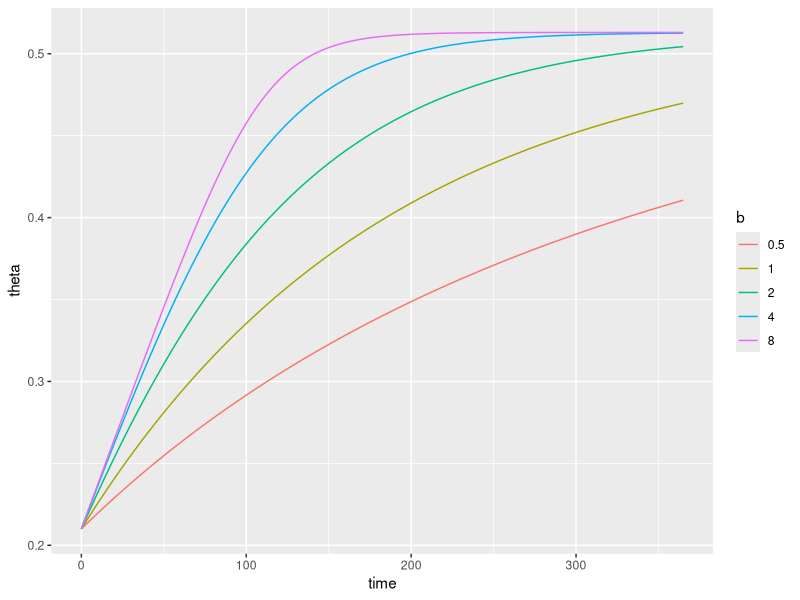
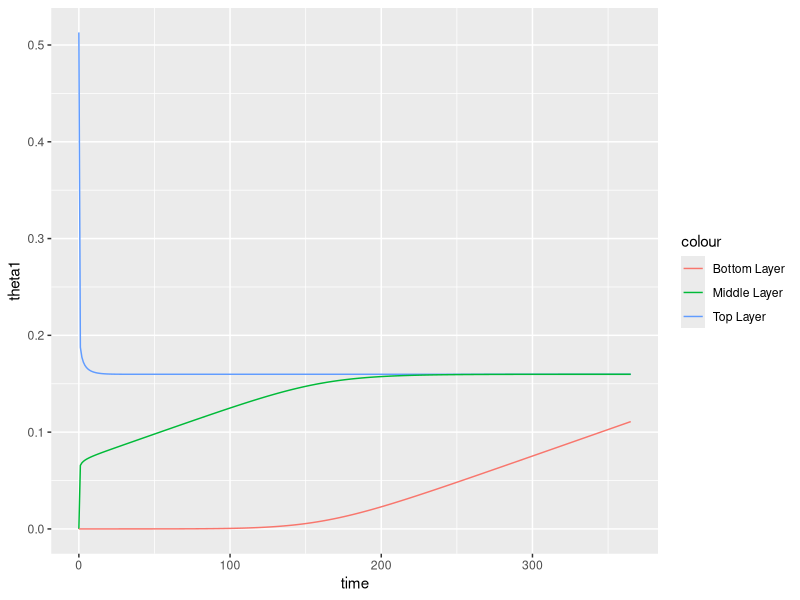
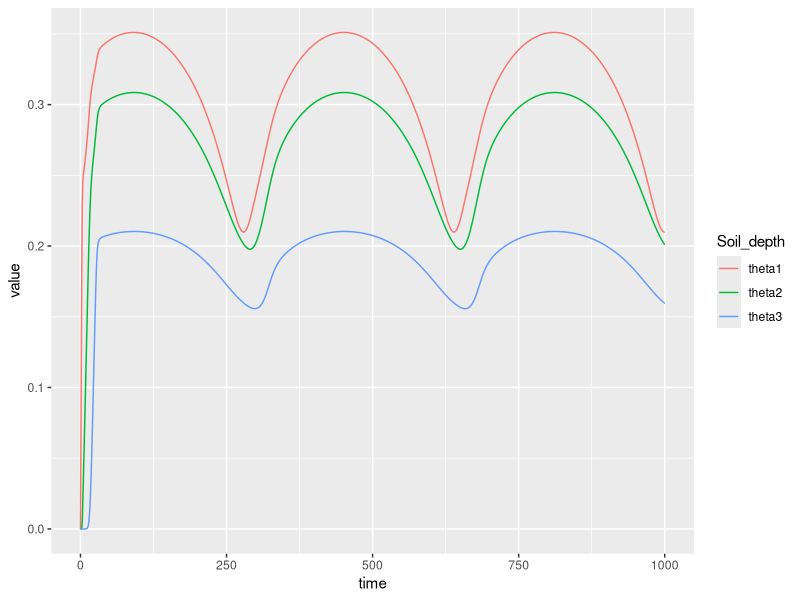
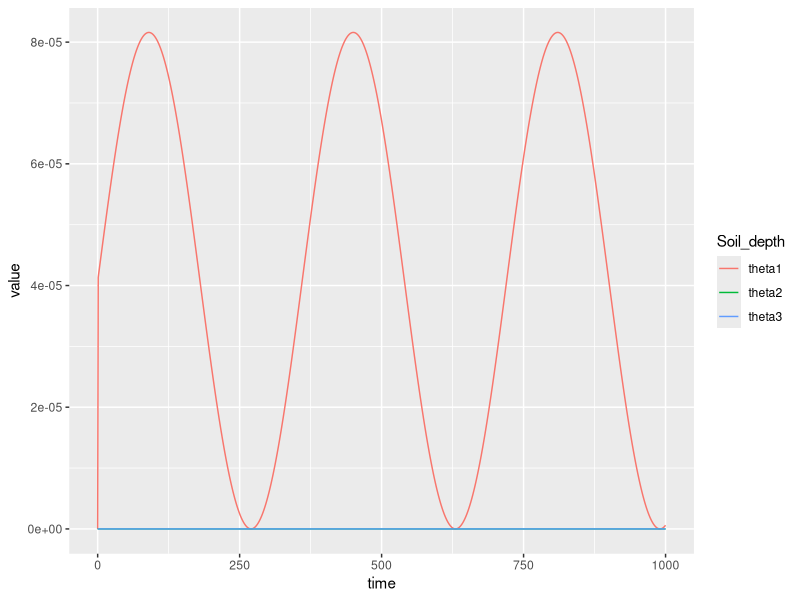
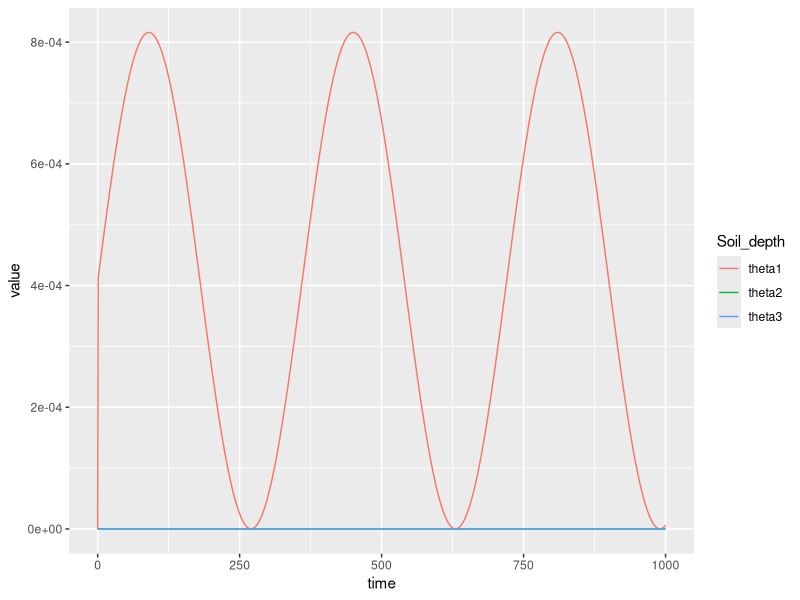
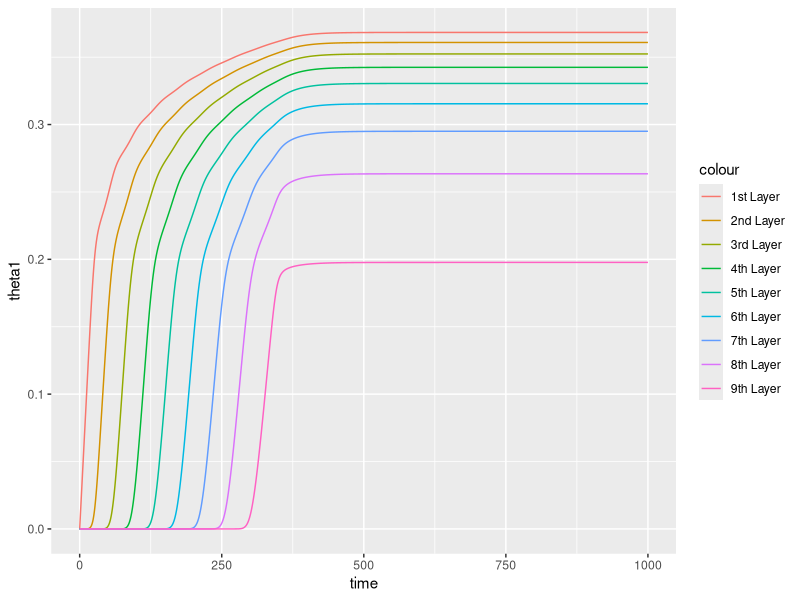
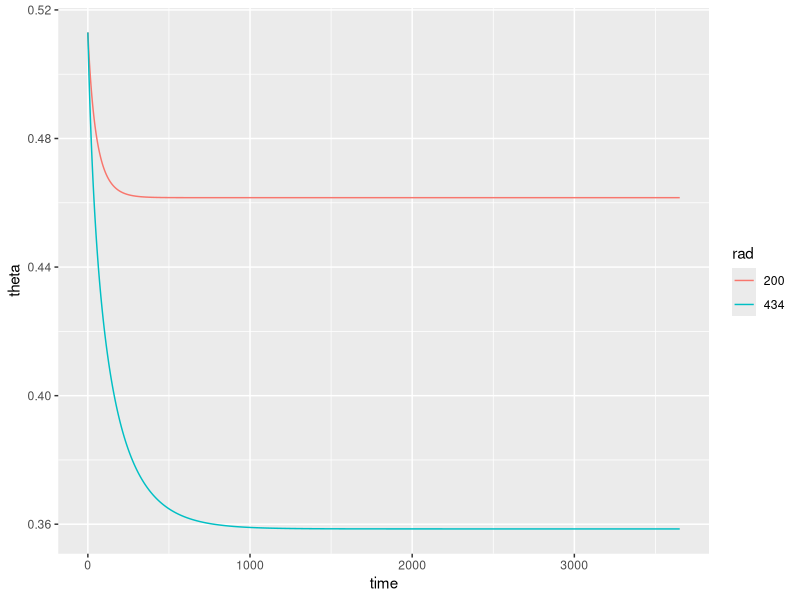
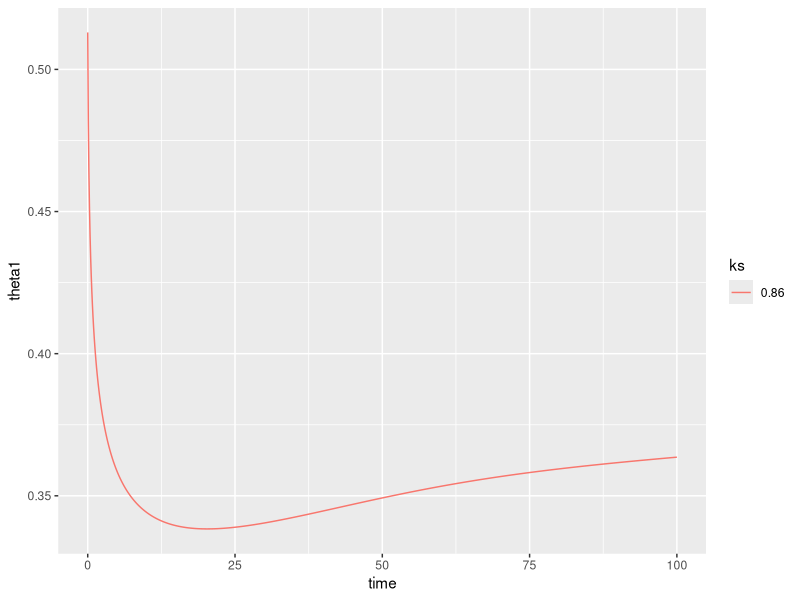

Recreate these plots in R, in order.
## ---- chunk 1
knitr::opts_chunk$set(echo = TRUE)
## ---- chunk 2
library(tidyverse)
library(deSolve)
## ---- chunk 3
# Timestep
t <- seq(0,365, by = 1)

# Variables
theta_init <- c(theta=0.210)

# Model parameters
params <- 
  expand_grid(theta_sat = 0.513, 
            R  = 1000/365,
            b = c(1, 0.5, 2, 4, 8),
            z = 1000) %>%
        split(., .$b)

# Rates of change
theta_rates <- function(t, theta, params) {
  with(as.list(c(theta, params)), {
    
    dtheta_dt = (R*(1-(theta/theta_sat)^b))/z

    return(list(c(dtheta_dt)))
  })
}
## ---- chunk 4

logistic_solution <-
  map_dfr(
    params,
    ~ode(
    y = theta_init,
    times = t,
    func = theta_rates,
    parms = .x) %>%
  as.data.frame(), .id = "b")
## ---- chunk 5

logistic_solution %>% 
  ggplot(aes(time, theta, col=b)) +
  geom_line()

## ---- chunk 6
# Timestep
t <- seq(0,365, by = 1)

# Variables
theta_init <- c(theta1=0.513, theta2=0, theta3=0)

# Model parameters for silty loam (Landsberg)
params <- 
  expand_grid(theta_sat = 0.513, 
    R  = 1/365,
    #convert to day
    ksat = c(12.2*24),
    nk = 11.9
    ) %>%
        split(., .$ksat)

# Rates of change
theta_rates <- function(t, theta, params) {
  with(as.list(c(theta, params)), {
    dtheta1_dt = R - (ksat * (theta1/theta_sat)^nk)/0.1
    dtheta2_dt = ((ksat * (theta1/theta_sat)^nk) - (ksat * (theta2/theta_sat)^nk))/0.5
    dtheta3_dt = ((ksat * (theta2/theta_sat)^nk))/0.5
    return(list(c(dtheta1_dt,dtheta2_dt,dtheta3_dt)))
  })
}

## ---- chunk 7

logistic_solution <-
  map_dfr(
    params,
    ~ode(
    y = theta_init,
    times = t,
    func = theta_rates,
    parms = .x) %>%
  as.data.frame(), .id = "ks")
## ---- chunk 8

logistic_solution %>% 
 ggplot(aes(time)) + 
  geom_line(aes(y = theta1, col="Top Layer")) + 
  geom_line(aes(y = theta2, col="Middle Layer")) +
  geom_line(aes(y = theta3, col="Bottom Layer"))


## ---- chunk 9
# Timestep
t <- seq(0,1000, by = 0.1)

# Variables
theta_init <- c(theta11=0, theta22=0, theta33=0, theta44=0)



# Model parameters for silty loam (Landsberg)
params <- list(
  c(
    R=3/365,
    dsat = 1.4,
    nd = 6.5,
    theta_sat = c(0.482),
    b=8,
    amp=0,
    I_constant=1,
    sine_height=1,
    frequency=180,
    ksat=292.8,
    nk=11.9
    ))


# Rates of change
theta_rates1 <- function(t, theta_init, params) {
  with(as.list(c(theta_init, params)), {
    dtheta1_dt=R-(-dsat*(theta11/theta_sat)^nd)*((theta22-theta11)/0.50)
    dtheta2_dt=(-dsat*(theta11/theta_sat)^nd)*((theta22-theta11)/0.50)-(-dsat*(theta22/theta_sat)^nd)*((theta33-theta22)/0.50)
    dtheta3_dt=(-dsat*(theta22/theta_sat)^nd)*((theta33-theta22)/0.50)-((ksat)*(theta33/theta_sat)^nk)
    dtheta4_dt=((ksat)*(theta33/theta_sat)^nk)
    
    return(list(c(dtheta1_dt,dtheta2_dt,dtheta3_dt,dtheta4_dt)))
  })
}
## ---- chunk 10

logistic_solution1 <-
  map_dfr(
    params,
    ~ode(
    y = theta_init,
    times = t,
    func = theta_rates1,
    parms = .x) %>%
  as.data.frame())
## ---- chunk 11
#set time period and time step
t <- seq(0,1000, by = 1)

#how many soil depths should be monitored
n=3

#set depth of points, can be customised. N-1 in this case accounts for one customsied point, all others are the same
standard_depth = 0.5
z <- c(0.10, rep(standard_depth, n-1))

i=1

#set vector to collect gradients 
dtheta_dt <- vector(length = n)

#set initial soil moisture content for each layer (boundary z[i] - z[i-1]) as well as the amount of water lost to deep drainage and runoff and the total amount of rainfall falling in period for sanity check, particulary important for when inclduing temporal variation
theta_init <- c(theta=rep(0, n), runoff = 0, deep_drainage=0, cumulative_rain=0)

#set parameter values
params <- list(
  c(
    R=3/365,
    dsat = 1.4,
    nd = 6.5,
    theta_sat = 0.482,
    b=8,
    ksat=292.8,
    nk=11.9,
    amp=1,
    sine_height=1,
    frequency=180,
    I_constant = 1
    ))
#soil moisture drainage model

theta_rates <- function(t, theta, params) {
  with(as.list(c(theta, params)), {
    
    I = (1-I_constant*(theta[i]/theta_sat)^b)
    S = amp*sin(t/frequency*pi)+sine_height
    

    for(i in 1:n){
    
    #top layer. Non-infiltrating rainfall is stored in runoff, but leaves the plant-accessible water budget forever. 
      if(i == 1) {
    inflow = R*S*I/z[i]
    runoff = (R*S)*(1-I)
    outflow = (-dsat*(theta[i]/theta_sat)^nd)*((theta[i+1]-theta[i])/z[i+1])/z[i]
  
      }
    
    #middle layers  
      if(!i %in% c(1, n)) {
     inflow = (-dsat*(theta[i-1]/theta_sat)^nd)*((theta[i]-theta[i-1])/z[i])/z[i]
     outflow= (-dsat*(theta[i]/theta_sat)^nd)*((theta[i+1]-theta[i])/z[i+1])/z[i]
      }
      
    # last layer - water that outflows from this layer is gone forever. Values are stored in deep_drainage.
      if(i == (n)) {
    inflow = (-dsat*(theta[i-1]/theta_sat)^nd)*((theta[i]-theta[i-1])/z[i])/z[i]
    outflow = ((ksat)*(theta[i]/theta_sat)^nk)/z[i]
    deep_drainage = ((ksat)*(theta[i]/theta_sat)^nk)
      }
    
      
    dtheta_dt[i] = inflow - outflow
    runoff = runoff
    deep_drainage = deep_drainage
    cumulative_rain = R*S
    }
    
    return(list(c(dtheta_dt, runoff, deep_drainage, cumulative_rain)))
  })
}



## ---- chunk 12

logistic_solution <-
  map_dfr(
    params,
    ~ode(
    y = theta_init,
    times = t,
    func = theta_rates,
    parms = .x) %>%
  as.data.frame())
## ---- chunk 13

logistic_solution %>%
  select(time, contains("theta")) %>%
  pivot_longer(., contains("theta")) %>%
  rename(Soil_depth = name) %>%
  ggplot(aes(time)) +
  geom_line(aes(y=value, col=Soil_depth))
 
## ---- chunk 14
#set time period and time step
t <- seq(0,1000, by = 1)

#how many soil depths should be monitored
n=3

#set depth of points, can be customised. N-1 in this case accounts for one customsied point, all others are the same
standard_depth = 0.5
z <- c(0.10, rep(standard_depth, n-1))

#set vector to collect gradients 
dtheta_dt <- vector(length = n)

#set initial soil moisture content for each layer (boundary z[i] - z[i-1]) as well as the amount of water lost to deep drainage and runoff and the total amount of rainfall falling in period for sanity check, particulary important for when inclduing temporal variation
theta_init <- c(theta=rep(0, n), runoff = 0, deep_drainage=0, cumulative_rain=0, evaporation = 0)

#set parameter values
params <- list(
  c(
    R=1/365,
    dsat = 1.4,
    nd = 6.5,
    theta_sat = 0.482,
    b=8,
    ksat=0,
    nk=11.9,
    amp=1,
    sine_height=1,
    frequency=180,
    I_constant = 1,
    b = 8,
    gcmax=0.0025,
    gb=0.01,
    vpd=900,
    p = 1.204,
    cpa = 1004, 
    y=66.1, 
    air_temp=25,
    rad = 200,
    L = 2.45*10^6
    ))
#soil moisture drainage model

theta_rates <- function(t, theta, params) {
  with(as.list(c(theta, params)), {
    
    S = amp*sin(t/frequency*pi)+sine_height
    slope_sat_vap_curve = 4098*(0.6108*exp((17.27*air_temp)/(air_temp+237.3)))/(air_temp+237.3)^2 *1000


    for(i in 1:n){
    
    #top layer. Non-infiltrating rainfall is stored in runoff, but leaves the plant-accessible water budget forever. 
      if(i == 1) {
    E_s_num = slope_sat_vap_curve *rad + gb*p*cpa*vpd
    E_s_den = slope_sat_vap_curve + y*(1+gb/(gcmax*(theta[i]/theta_sat)))
    E_s=E_s_num/E_s_den*(1/L)*12*60*60    
        
    I = (1-I_constant*(theta[i]/theta_sat)^b)
    inflow = R*S*I - E_s
    runoff = (R*S)*(1-I)
    outflow = (-dsat*(theta[i]/theta_sat)^nd)*((theta[i+1]-theta[i])/z[i+1])
  
      }
    
    #middle layers  
      if(!i %in% c(1, n)) {
     inflow = (-dsat*(theta[i-1]/theta_sat)^nd)*((theta[i]-theta[i-1])/z[i])
     outflow= (-dsat*(theta[i]/theta_sat)^nd)*((theta[i+1]-theta[i])/z[i+1])
      }
      
    # last layer - water that outflows from this layer is gone forever. Values are stored in deep_drainage.
      if(i == (n)) {
    inflow = (-dsat*(theta[i-1]/theta_sat)^nd)*((theta[i]-theta[i-1])/z[i])
    outflow = ((ksat)*(theta[i]/theta_sat)^nk)
    deep_drainage = ((ksat)*(theta[i]/theta_sat)^nk)
      }
    
      
    dtheta_dt[i] = (inflow - outflow)
    runoff = runoff
    deep_drainage = deep_drainage
    cumulative_rain = R*S
    evaporation = E_s
    }
    
    return(list(c(dtheta_dt, runoff, deep_drainage, cumulative_rain, evaporation)))
  })
}



## ---- chunk 15

logistic_solution <-
  map_dfr(
    params,
    ~ode(
    y = theta_init,
    times = t,
    func = theta_rates,
    parms = .x) %>%
  as.data.frame())
## ---- chunk 16

logistic_solution %>%
  mutate_at(.vars = c("theta1"), ~.*z[1]) %>%
  mutate_at(.vars = c("theta2"), ~.*z[2]) %>%
  mutate_at(.vars = c("theta3"), ~.*z[3]) %>%
  select(time, contains("theta")) %>%
  pivot_longer(., contains("theta")) %>%
  rename(Soil_depth = name) %>%
  ggplot(aes(time)) +
  geom_line(aes(y=value, col=Soil_depth))

logistic_solution %>%
  select(time, contains("theta")) %>%
  pivot_longer(., contains("theta")) %>%
  rename(Soil_depth = name) %>%
  ggplot(aes(time)) +
  geom_line(aes(y=value, col=Soil_depth))
 
## ---- chunk 17
#ignore below for now


# Timestep
t <- seq(0,1000, by = 0.1)

# Variables
theta_init <- c(theta1=0, theta2=0, theta3=0, theta4=0, theta5=0, theta6=0, theta7=0, theta8=0, theta9=0, theta10=0, runoff = 0)


# Model parameters for silty loam (Landsberg)
params <- list(
  c(
    R=3/365,
    dsat = 1.4,
    nd = 6.5,
    theta_sat = c(0.482),
    b=8,
    I_constant=1,
    amp=0,
    sine_height=1,
    frequency=180,
    ksat=292.8,
    nk=11.9))

# Rates of change
theta_rates <- function(t, theta_init, params) {
  with(as.list(c(theta_init, params)), {
    I = (1-(theta1/theta_sat)^b)
    S = amp*sin(t/frequency*pi)+sine_height
    dtheta1_dt=R*S*I-(-dsat*(theta1/theta_sat)^nd)*((theta2-theta1)/0.25)
    dtheta2_dt=((-dsat*(theta1/theta_sat)^nd)*((theta2-theta1)/0.25)-(-dsat*(theta2/theta_sat)^nd)*((theta3-theta2)/0.25))
    dtheta3_dt=((-dsat*(theta2/theta_sat)^nd)*((theta3-theta2)/0.25)-(-dsat*(theta3/theta_sat)^nd)*((theta4-theta3)/0.25))
    dtheta4_dt=((-dsat*(theta3/theta_sat)^nd)*((theta4-theta3)/0.25)-(-dsat*(theta4/theta_sat)^nd)*((theta5-theta4)/0.25))
    dtheta5_dt=((-dsat*(theta4/theta_sat)^nd)*((theta5-theta4)/0.25)-(-dsat*(theta5/theta_sat)^nd)*((theta6-theta5)/0.25))
    dtheta6_dt=((-dsat*(theta5/theta_sat)^nd)*((theta6-theta5)/0.25)-(-dsat*(theta6/theta_sat)^nd)*((theta7-theta6)/0.25))
    dtheta7_dt=((-dsat*(theta6/theta_sat)^nd)*((theta7-theta6)/0.25)-(-dsat*(theta7/theta_sat)^nd)*((theta8-theta7)/0.25))
    dtheta8_dt=((-dsat*(theta7/theta_sat)^nd)*((theta8-theta7)/0.25)-(-dsat*(theta8/theta_sat)^nd)*((theta9-theta8)/0.25))
    dtheta9_dt=((-dsat*(theta8/theta_sat)^nd)*((theta9-theta8)/0.25))-((ksat)*(theta9/theta_sat)^nk)
    dtheta10_dt= ((ksat)*(theta9/theta_sat)^nk)
    # ((12.2*24)*(theta9/theta_sat)^11.9)
    runoff = R*S*(1-I)


    return(list(c(dtheta1_dt,dtheta2_dt, dtheta3_dt,dtheta4_dt,dtheta5_dt,dtheta6_dt,dtheta7_dt,dtheta8_dt,dtheta9_dt,dtheta10_dt
, runoff)))
  })
}


## ---- chunk 18

logistic_solution <-
  map_dfr(
    params,
    ~ode(
    y = theta_init,
    times = t,
    func = theta_rates,
    parms = .x) %>%
  as.data.frame())

## ---- chunk 19

logistic_solution %>% 
 ggplot(aes(time)) + 
  geom_line(aes(y = theta1, col="1st Layer")) + 
  geom_line(aes(y = theta2, col="2nd Layer")) + 
  geom_line(aes(y = theta3, col="3rd Layer"))+ 
  geom_line(aes(y = theta4, col="4th Layer"))+ 
  geom_line(aes(y = theta5, col="5th Layer"))+ 
  geom_line(aes(y = theta6, col="6th Layer"))+ 
  geom_line(aes(y = theta7, col="7th Layer"))+ 
  geom_line(aes(y = theta8, col="8th Layer"))+ 
  geom_line(aes(y = theta9, col="9th Layer"))




## ---- chunk 20
# Timestep
t <- seq(0,3650, by = 1)

# Variables
theta_init <- c(theta=0.513)

# Model parameters
params <- 
  expand_grid(theta_sat = 0.513,
            R  = 1000/365,
            b = 8,
            gcmax=0.0025,
            gb=0.01,
            vpd=900,
            p = 1.204,
            cpa = 1004, 
            y=66.1, 
            s=145,
            air_temp=25,
            slope_sat_vap_curve = 4098*(0.6108*exp((17.27*air_temp)/(air_temp+237.3)))/(air_temp+237.3)^2 *1000,
            #radiation will be fed in from plant model based on its solar radiation submodel and plant lai
            rad = c(200,434),
            max_air_temp = 25,
            min_air_temp= 10,
            L = 2.45*10^6,
            z = 1500) %>%
            split(., .$rad)

# Rates of change
theta_rates <- function(t, theta, params) {
  with(as.list(c(theta, params)), {
    evap_numerator = slope_sat_vap_curve *rad + gb*p*cpa*vpd
    evap_denominator = slope_sat_vap_curve + y*(1+gb/(gcmax*(theta/theta_sat)))
    evap=evap_numerator/evap_denominator*(1/L)*12*60*60
    dtheta_dt = (R*(1-(theta/theta_sat)^b)- evap)/z

    return(list(c(dtheta_dt)))
  })
}
## ---- chunk 21

logistic_solution <-
  map_dfr(
    params,
    ~ode(
    y = theta_init,
    times = t,
    func = theta_rates,
    parms = .x) %>%
  as.data.frame(), .id = "rad")
## ---- chunk 22

logistic_solution %>% 
  ggplot(aes(time, theta, col=rad)) +
  geom_line()

## ---- chunk 23
# Timestep
t <- seq(0,100, by = 0.1)

# Variables
theta_init <- c(theta1=0.513, theta2=0, theta3=0)

# Model parameters
params <- 
  expand_grid(
    theta_sat = 0.513, 
    ds = 0.86,
    nd = 8.5,
    R = 0.00274
    ) %>%
        split(., .$ds)

# Rates of change
theta_rates <- function(t, theta, params) {
  with(as.list(c(theta, params)), {
    
    dtheta_dt1 = R -(ds*((theta1/theta_sat)^nd)) * (theta1-theta2)
    dtheta_dt2 = ((ds*((theta1/theta_sat)^nd)) * (theta1-theta2)) - ((ds*((theta2/theta_sat)^nd)) * (theta2-theta3))
    dtheta_dt3 = ((ds*((theta2/theta_sat)^nd)) * (theta2-theta3))

    return(list(c(dtheta_dt1,dtheta_dt2,dtheta_dt3)))
  })
}

## ---- chunk 24

logistic_solution <-
  map_dfr(
    params,
    ~ode(
    y = theta_init,
    times = t,
    func = theta_rates,
    parms = .x) %>%
  as.data.frame(), .id = "ks")
## ---- chunk 25

logistic_solution %>% 
  ggplot(aes(time, theta1, col=ks)) +
  geom_line()

logistic_solution %>% 
  ggplot(aes(time, theta2, col=ks)) +
  geom_line()

logistic_solution %>% 
  ggplot(aes(time, theta3, col=ks)) +
  geom_line()


## ---- chunk 26
# Timestep
t <- seq(0,10, by = 0.1)

# Variables
theta_init <- c(theta=0.482)

# Model parameters
params <- 
  expand_grid(
    ks = c(0.00021388),
    theta_sat = 0.482, 
    nk = 0.007,
    g = 9.8,
    pw = 1000,
    apsi = 1.87,
    npsi = 11.3) %>%
        split(., .$ks)

# Rates of change
theta_rates <- function(t, theta, params) {
  with(as.list(c(theta, params)), {
    
    dtheta_dt = -(((ks*(theta/theta_sat)^nk)/(g*pw)) * apsi * npsi * theta^(-npsi-1))

    return(list(c(dtheta_dt)))
  })
}

## ---- chunk 27

logistic_solution <-
  map_dfr(
    params,
    ~ode(
    y = theta_init,
    times = t,
    func = theta_rates,
    parms = .x) %>%
  as.data.frame(), .id = "ks")
## ---- chunk 28

logistic_solution %>% 
  ggplot(aes(time, theta, col=ks)) +
  geom_line()


## ---- chunk 29
# Timestep
t <- seq(0,10, by = 0.01)

# Variables
theta_init <- c(theta=0)

# Model parameters
params <- 
  expand_grid(theta_sat = 0.482, 
            R  = 1.0,
            ks = c(40.47, 146),
            c = 4,
            b = 4) %>%
        split(., .$ks)

# Rates of change
theta_rates <- function(t, theta, params) {
  with(as.list(c(theta, params)), {
    
    dtheta_dt = R*(1-(theta/theta_sat)^b)-ks*(theta/theta_sat)^c

    return(list(c(dtheta_dt)))
  })
}

## ---- chunk 30

logistic_solution <-
  map_dfr(
    params,
    ~ode(
    y = theta_init,
    times = t,
    func = theta_rates,
    parms = .x) %>%
  as.data.frame(), .id = "ks")
## ---- chunk 31

logistic_solution %>% 
  ggplot(aes(time, theta, col=ks)) +
  geom_line()


## ---- chunk 32
# Timestep
t <- seq(0,10, by = 0.01)

# Variables
theta_init <- c(theta=0)

# Model parameters
params <- 
  expand_grid(theta_sat = 0.482, 
            R  = 1.0,
            ks = c(40.47, 5550.37),
            c = 11,
            b = 4) %>%
        split(., .$ks)

# Rates of change
theta_rates <- function(t, theta, params) {
  with(as.list(c(theta, params)), {
    
    dtheta_dt = (R+R*sin(t/(2*pi)^-1))*(1-(theta/theta_sat)^b)-ks*(theta/theta_sat)^c

    return(list(c(dtheta_dt)))
  })
}

## ---- chunk 33

logistic_solution <-
  map_dfr(
    params,
    ~ode(
    y = theta_init,
    times = t,
    func = theta_rates,
    parms = .x) %>%
  as.data.frame(), .id = "ks")
## ---- chunk 34

logistic_solution %>% 
  ggplot(aes(time, theta, col=ks)) +
  geom_line()


## ---- chunk 35
# Timestep
t <- seq(0,10, by = 0.01)

# Variables
theta_init <- c(theta=0)

# Model parameters
params <- 
  expand_grid(theta_sat = 0.482, 
            R  = 1.0,
            ks = c(40.47),
            c = 11,
            b = 4,
            pe = c(0.5,1,1.4),
            k = 0.46,
            LAI = 0) %>%
        split(., .$pe)


# Rates of change
theta_rates <- function(t, theta, params) {
  with(as.list(c(theta, params)), {
    
    dtheta_dt = R*(1-(theta/theta_sat)^b)-ks*(theta/theta_sat)^c - 
    pe*(exp(-k * LAI)/(1 + exp (-12 * (theta /theta_sat - 0.5))))

    return(list(c(dtheta_dt)))
  })
}

## ---- chunk 36

logistic_solution <-
  map_dfr(
    params,
    ~ode(
    y = theta_init,
    times = t,
    func = theta_rates,
    parms = .x) %>%
  as.data.frame(), .id = "pe")
## ---- chunk 37

logistic_solution %>% 
  ggplot(aes(time, theta, col=pe)) +
  geom_line()


## ---- chunk 38
# Timestep
t <- seq(0,10, by = 0.01)

# Variables
theta_init <- c(theta=0)

# Model parameters
params <- 
  expand_grid(theta_sat = 0.482, 
            R  = 1.0,
            ks = c(40.47),
            c = 11,
            b = 4,
            pe = c(0.5, 1,1.4),
            k = 0.46,
            LAI = 0) %>%
        split(., .$pe)


# Rates of change
theta_rates <- function(t, theta, params) {
  with(as.list(c(theta, params)), {
    
    dtheta_dt = (R+R*sin(t/(2*pi)^-1))*(1-(theta/theta_sat)^b)-ks*(theta/theta_sat)^c - 
    pe*(exp(-k * LAI)/(1 + exp (-12 * (theta /theta_sat - 0.5))))

    return(list(c(dtheta_dt)))
  })
}

## ---- chunk 39

logistic_solution <-
  map_dfr(
    params,
    ~ode(
    y = theta_init,
    times = t,
    func = theta_rates,
    parms = .x) %>%
  as.data.frame(), .id = "pe")
## ---- chunk 40

logistic_solution %>% 
  ggplot(aes(time, theta, col=pe)) +
  geom_line()


## ---- chunk 41
# Timestep
t <- seq(0,100, by = 1)

# Variables
theta_init <- c(theta=0.482)

# Model parameters for silty loam (Landsberg)
params <- 
  expand_grid(
    #convert to day
    ksat = c(12.2*24),
    nk = 11.9,
    theta_sat = 0.482, 
    g = 9.8,
    pw = 1000,
    apsi = 1.87,
    npsi = 4.5) %>%
        split(., .$ksat)

# Rates of change
theta_rates <- function(t, theta, params) {
  with(as.list(c(theta, params)), {
    soil_conductivity = ksat * (theta/theta_sat)^nk
    dpsi_dtheta = apsi * npsi * theta ^ (-npsi-1)
    # dtheta_dt = - (soil_conductivity/(g*pw))*dpsi_dtheta*((theta-0.2)/0.1)
      dtheta_dt = - (soil_conductivity)


    return(list(c(dtheta_dt)))
  })
}

## ---- chunk 42

logistic_solution <-
  map_dfr(
    params,
    ~ode(
    y = theta_init,
    times = t,
    func = theta_rates,
    parms = .x) %>%
  as.data.frame(), .id = "ks")
## ---- chunk 43

logistic_solution %>% 
  ggplot(aes(time, theta, col=ks)) +
  geom_line()
